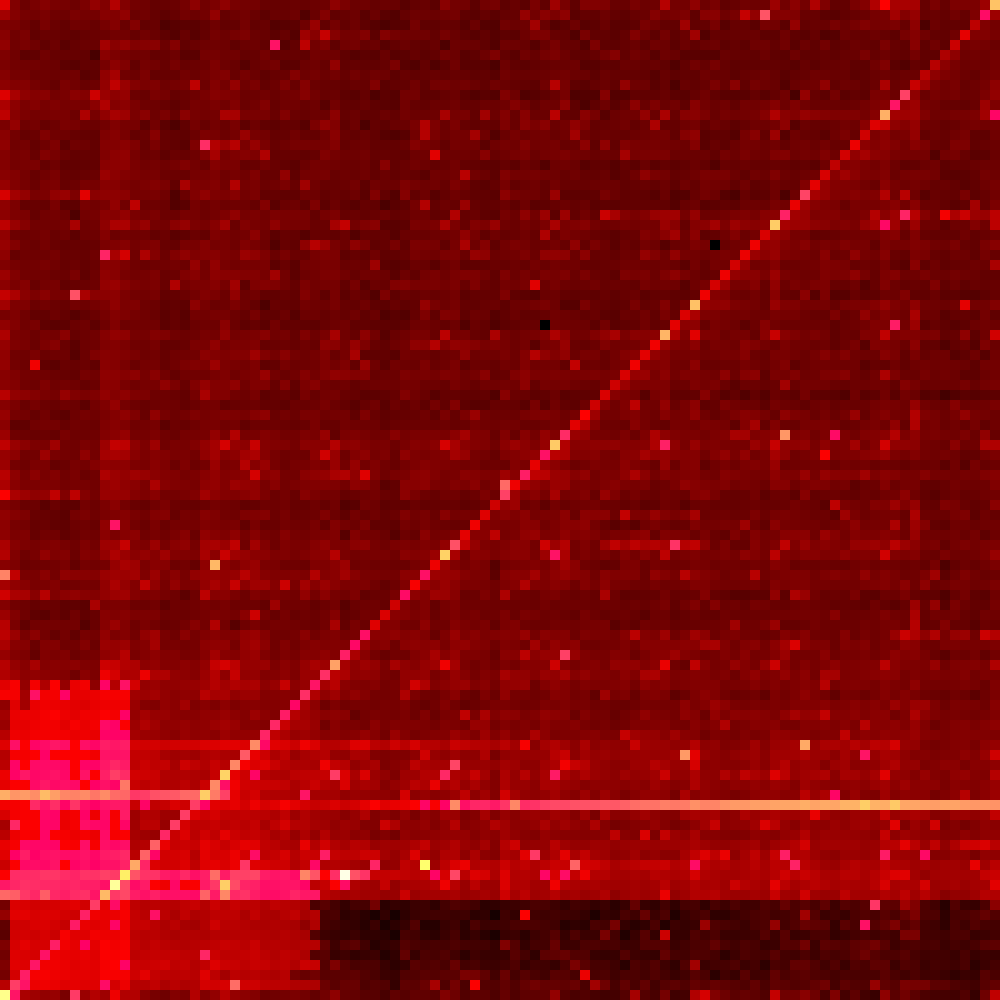

This chart was generated by the following Python code:
#!/usr/bin/env python3

from PIL import Image
import json
import math


# As of writing, max_count is around 2.6 million, the smallest amount is 0, and the second-smallest
# amount is 516. That's probably the reason why 6754 and 7571 don't show up at all: They *were*
# present originally, but presumably less often than 500 times, and someone filtered it out.
MIN_POSITIVE_COUNT = 400
ZOOM_FACTOR = 10


def color_for(count, max_count):
    frac = 1 - math.log10(max(MIN_POSITIVE_COUNT, count) / max_count) / math.log10(MIN_POSITIVE_COUNT / max_count)
    assert 0.0 <= frac <= 1.0, (count, max_count, frac)
    if frac < 1 / 3:
        r = frac * 3
        g = 0.0
        b = 0.0
    elif frac < 2 / 3:
        r = 1.0
        g = frac * 3 - 1
        b = 0.4
    else:
        r = 1.0
        g = 1.0
        b = 0.4 + 0.5 * (frac * 3 - 2)
    r = max(0, min(int(round(r * 255)), 255))
    g = max(0, min(int(round(g * 255)), 255))
    b = max(0, min(int(round(b * 255)), 255))
    return (r, g, b)


def make_img(pin_count_list):
    assert len(pin_count_list) == 10000
    max_count = max(pin_count_list)
    print(f"{max_count=}")
    data = [None for _ in range(10000 * ZOOM_FACTOR * ZOOM_FACTOR)]
    for lhs in range(100):
        for rhs in range(100):
            pin = lhs * 100 + rhs
            pin_count = pin_count_list[pin]
            x = rhs
            y = 99 - lhs
            rgb = color_for(pin_count, max_count)
            for dy in range(ZOOM_FACTOR):
                for dx in range(ZOOM_FACTOR):
                    eff_x = ZOOM_FACTOR * x + dx
                    eff_y = ZOOM_FACTOR * y + dy
                    data[eff_x + (100 * ZOOM_FACTOR) * eff_y] = rgb
    img = Image.new("RGB", (100 * ZOOM_FACTOR, 100 * ZOOM_FACTOR))
    img.putdata(data)
    return img


def run():
    with open("target/list.json", "r") as fp:
        pin_count_list = json.load(fp)
    img = make_img(pin_count_list)
    img.save("target/plot.png")


if __name__ == "__main__":
    run()
